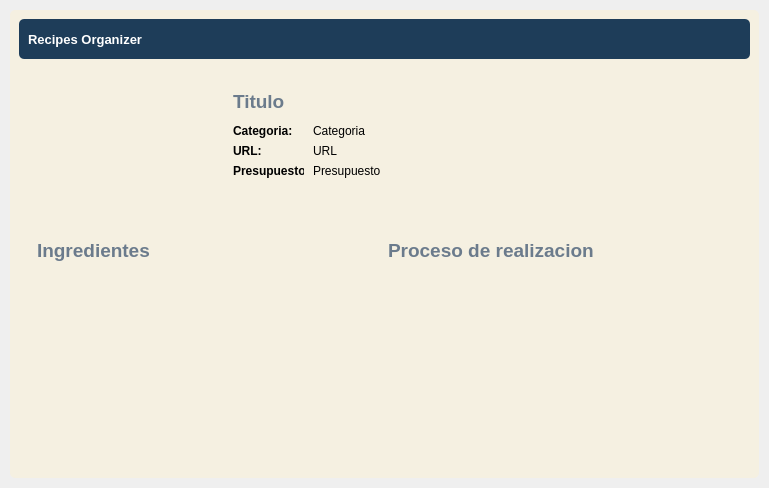
<?xml version="1.0" encoding="UTF-8"?>
<ui version="4.0">
 <class>DetailWindow</class>
 <widget class="QWidget" name="DetailWindow">
  <property name="geometry">
   <rect>
    <x>0</x>
    <y>0</y>
    <width>769</width>
    <height>488</height>
   </rect>
  </property>
  <property name="windowTitle">
   <string>Form</string>
  </property>
  <property name="styleSheet">
   <string notr="true">border-radius: 5px</string>
  </property>
  <layout class="QVBoxLayout" name="verticalLayout">
   <property name="spacing">
    <number>0</number>
   </property>
   <property name="leftMargin">
    <number>0</number>
   </property>
   <property name="topMargin">
    <number>0</number>
   </property>
   <property name="rightMargin">
    <number>0</number>
   </property>
   <property name="bottomMargin">
    <number>0</number>
   </property>
   <item>
    <widget class="QFrame" name="central_widget_frame">
     <property name="frameShape">
      <enum>QFrame::StyledPanel</enum>
     </property>
     <property name="frameShadow">
      <enum>QFrame::Raised</enum>
     </property>
     <layout class="QVBoxLayout" name="shadow_layout">
      <property name="spacing">
       <number>0</number>
      </property>
      <property name="leftMargin">
       <number>10</number>
      </property>
      <property name="topMargin">
       <number>10</number>
      </property>
      <property name="rightMargin">
       <number>10</number>
      </property>
      <property name="bottomMargin">
       <number>10</number>
      </property>
      <item>
       <widget class="QFrame" name="background_frame">
        <property name="styleSheet">
         <string notr="true">background-color: rgb(245, 240, 225);</string>
        </property>
        <property name="frameShape">
         <enum>QFrame::StyledPanel</enum>
        </property>
        <property name="frameShadow">
         <enum>QFrame::Raised</enum>
        </property>
        <layout class="QVBoxLayout" name="verticalLayout_2">
         <item>
          <widget class="QFrame" name="top_bar_frame">
           <property name="minimumSize">
            <size>
             <width>0</width>
             <height>40</height>
            </size>
           </property>
           <property name="maximumSize">
            <size>
             <width>16777215</width>
             <height>40</height>
            </size>
           </property>
           <property name="styleSheet">
            <string notr="true">background-color: #1e3d59;</string>
           </property>
           <property name="frameShape">
            <enum>QFrame::StyledPanel</enum>
           </property>
           <property name="frameShadow">
            <enum>QFrame::Raised</enum>
           </property>
           <layout class="QHBoxLayout" name="horizontalLayout_3">
            <item>
             <widget class="QLabel" name="title_label">
              <property name="font">
               <font>
                <pointsize>10</pointsize>
                <bold>true</bold>
               </font>
              </property>
              <property name="styleSheet">
               <string notr="true">color: white;</string>
              </property>
              <property name="text">
               <string>Recipes Organizer</string>
              </property>
             </widget>
            </item>
            <item>
             <widget class="QFrame" name="buttons_holder_frame">
              <property name="minimumSize">
               <size>
                <width>0</width>
                <height>30</height>
               </size>
              </property>
              <property name="maximumSize">
               <size>
                <width>113</width>
                <height>16777215</height>
               </size>
              </property>
              <property name="frameShape">
               <enum>QFrame::StyledPanel</enum>
              </property>
              <property name="frameShadow">
               <enum>QFrame::Raised</enum>
              </property>
              <widget class="QToolButton" name="minimize_button">
               <property name="geometry">
                <rect>
                 <x>10</x>
                 <y>0</y>
                 <width>22</width>
                 <height>22</height>
                </rect>
               </property>
               <property name="text">
                <string/>
               </property>
               <property name="icon">
                <iconset>
                 <normaloff>../assets/icons/minimize-window.png</normaloff>../assets/icons/minimize-window.png</iconset>
               </property>
               <property name="iconSize">
                <size>
                 <width>25</width>
                 <height>25</height>
                </size>
               </property>
              </widget>
              <widget class="QToolButton" name="restore_button">
               <property name="geometry">
                <rect>
                 <x>50</x>
                 <y>0</y>
                 <width>22</width>
                 <height>22</height>
                </rect>
               </property>
               <property name="text">
                <string/>
               </property>
               <property name="icon">
                <iconset>
                 <normaloff>../assets/icons/restore-window.png</normaloff>../assets/icons/restore-window.png</iconset>
               </property>
               <property name="iconSize">
                <size>
                 <width>25</width>
                 <height>25</height>
                </size>
               </property>
              </widget>
              <widget class="QToolButton" name="maximize_button">
               <property name="geometry">
                <rect>
                 <x>50</x>
                 <y>0</y>
                 <width>22</width>
                 <height>22</height>
                </rect>
               </property>
               <property name="text">
                <string/>
               </property>
               <property name="icon">
                <iconset>
                 <normaloff>../assets/icons/maximize-window.png</normaloff>../assets/icons/maximize-window.png</iconset>
               </property>
               <property name="iconSize">
                <size>
                 <width>25</width>
                 <height>25</height>
                </size>
               </property>
              </widget>
              <widget class="QToolButton" name="close_button">
               <property name="geometry">
                <rect>
                 <x>90</x>
                 <y>0</y>
                 <width>22</width>
                 <height>22</height>
                </rect>
               </property>
               <property name="text">
                <string/>
               </property>
               <property name="icon">
                <iconset>
                 <normaloff>../assets/icons/close-window.png</normaloff>../assets/icons/close-window.png</iconset>
               </property>
               <property name="iconSize">
                <size>
                 <width>25</width>
                 <height>25</height>
                </size>
               </property>
              </widget>
             </widget>
            </item>
           </layout>
          </widget>
         </item>
         <item>
          <widget class="QFrame" name="content_frame">
           <property name="frameShape">
            <enum>QFrame::StyledPanel</enum>
           </property>
           <property name="frameShadow">
            <enum>QFrame::Raised</enum>
           </property>
           <layout class="QVBoxLayout" name="verticalLayout_3">
            <item>
             <widget class="QFrame" name="frame">
              <property name="minimumSize">
               <size>
                <width>0</width>
                <height>150</height>
               </size>
              </property>
              <property name="maximumSize">
               <size>
                <width>16777215</width>
                <height>150</height>
               </size>
              </property>
              <property name="frameShape">
               <enum>QFrame::StyledPanel</enum>
              </property>
              <property name="frameShadow">
               <enum>QFrame::Raised</enum>
              </property>
              <layout class="QHBoxLayout" name="horizontalLayout">
               <item>
                <widget class="QLabel" name="recipe_pic_label">
                 <property name="minimumSize">
                  <size>
                   <width>0</width>
                   <height>0</height>
                  </size>
                 </property>
                 <property name="maximumSize">
                  <size>
                   <width>170</width>
                   <height>170</height>
                  </size>
                 </property>
                 <property name="text">
                  <string/>
                 </property>
                </widget>
               </item>
               <item>
                <widget class="QFrame" name="frame_3">
                 <property name="frameShape">
                  <enum>QFrame::StyledPanel</enum>
                 </property>
                 <property name="frameShadow">
                  <enum>QFrame::Raised</enum>
                 </property>
                 <widget class="QLabel" name="recipe_title_label">
                  <property name="geometry">
                   <rect>
                    <x>20</x>
                    <y>10</y>
                    <width>341</width>
                    <height>16</height>
                   </rect>
                  </property>
                  <property name="font">
                   <font>
                    <pointsize>14</pointsize>
                    <bold>true</bold>
                   </font>
                  </property>
                  <property name="styleSheet">
                   <string notr="true">color: #6b7b8c;</string>
                  </property>
                  <property name="text">
                   <string>Titulo</string>
                  </property>
                 </widget>
                 <widget class="QLabel" name="label">
                  <property name="geometry">
                   <rect>
                    <x>20</x>
                    <y>40</y>
                    <width>71</width>
                    <height>16</height>
                   </rect>
                  </property>
                  <property name="font">
                   <font>
                    <bold>true</bold>
                   </font>
                  </property>
                  <property name="text">
                   <string>Categoria:</string>
                  </property>
                 </widget>
                 <widget class="QLabel" name="recipe_category_label">
                  <property name="geometry">
                   <rect>
                    <x>100</x>
                    <y>40</y>
                    <width>311</width>
                    <height>16</height>
                   </rect>
                  </property>
                  <property name="text">
                   <string>Categoria</string>
                  </property>
                 </widget>
                 <widget class="QLabel" name="label_2">
                  <property name="geometry">
                   <rect>
                    <x>20</x>
                    <y>60</y>
                    <width>71</width>
                    <height>16</height>
                   </rect>
                  </property>
                  <property name="font">
                   <font>
                    <bold>true</bold>
                   </font>
                  </property>
                  <property name="text">
                   <string>URL:</string>
                  </property>
                 </widget>
                 <widget class="QLabel" name="recipe_url_label">
                  <property name="geometry">
                   <rect>
                    <x>100</x>
                    <y>60</y>
                    <width>311</width>
                    <height>16</height>
                   </rect>
                  </property>
                  <property name="text">
                   <string>URL</string>
                  </property>
                 </widget>
                 <widget class="QLabel" name="label_3">
                  <property name="geometry">
                   <rect>
                    <x>20</x>
                    <y>80</y>
                    <width>71</width>
                    <height>16</height>
                   </rect>
                  </property>
                  <property name="font">
                   <font>
                    <bold>true</bold>
                   </font>
                  </property>
                  <property name="text">
                   <string>Presupuesto</string>
                  </property>
                 </widget>
                 <widget class="QLabel" name="recipe_budget_label">
                  <property name="geometry">
                   <rect>
                    <x>100</x>
                    <y>80</y>
                    <width>311</width>
                    <height>16</height>
                   </rect>
                  </property>
                  <property name="text">
                   <string>Presupuesto</string>
                  </property>
                 </widget>
                </widget>
               </item>
              </layout>
             </widget>
            </item>
            <item>
             <widget class="QFrame" name="frame_2">
              <property name="frameShape">
               <enum>QFrame::StyledPanel</enum>
              </property>
              <property name="frameShadow">
               <enum>QFrame::Raised</enum>
              </property>
              <layout class="QHBoxLayout" name="horizontalLayout_2">
               <item>
                <layout class="QVBoxLayout" name="verticalLayout_4">
                 <item>
                  <widget class="QLabel" name="recipe_title_label_2">
                   <property name="font">
                    <font>
                     <pointsize>14</pointsize>
                     <bold>true</bold>
                    </font>
                   </property>
                   <property name="styleSheet">
                    <string notr="true">color: #6b7b8c;</string>
                   </property>
                   <property name="text">
                    <string>Ingredientes</string>
                   </property>
                  </widget>
                 </item>
                 <item>
                  <widget class="QPlainTextEdit" name="ingredients_text_edit"/>
                 </item>
                </layout>
               </item>
               <item>
                <layout class="QVBoxLayout" name="verticalLayout_5">
                 <item>
                  <widget class="QLabel" name="recipe_title_label_3">
                   <property name="font">
                    <font>
                     <pointsize>14</pointsize>
                     <bold>true</bold>
                    </font>
                   </property>
                   <property name="styleSheet">
                    <string notr="true">color: #6b7b8c;</string>
                   </property>
                   <property name="text">
                    <string>Proceso de realizacion</string>
                   </property>
                  </widget>
                 </item>
                 <item>
                  <widget class="QPlainTextEdit" name="directions_text_edit"/>
                 </item>
                </layout>
               </item>
              </layout>
             </widget>
            </item>
           </layout>
          </widget>
         </item>
        </layout>
       </widget>
      </item>
     </layout>
    </widget>
   </item>
  </layout>
 </widget>
 <resources/>
 <connections/>
</ui>
